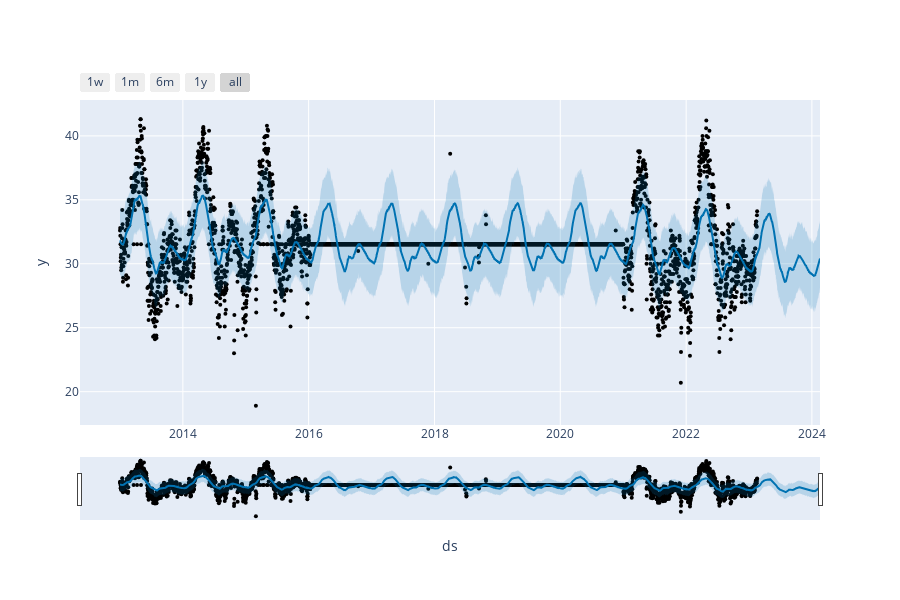

Notebook source saved alongside this figure:
### Code cell
from prophet import Prophet
from prophet.plot import plot_plotly, plot_components_plotly
model = Prophet()
model.fit(forecast_data)
forecasts = model.make_future_dataframe(periods=365)
predictions = model.predict(forecasts)

plot_plotly(model, predictions)

### Figure 1 — Plotly figure (JSON) as saved in the notebook; plotly's stock layout.template omitted (floating-point values rounded to 4 significant figures; data arrays with more than 128 entries replaced by an {"elided": "..."} marker saying what was removed)
{"data": [{"marker": {"color": "black", "size": 4}, "mode": "markers", "name": "Actual", "type": "scatter", "x": {"elided": "3700 str values"}, "y": {"elided": "3700 float values"}}, {"hoverinfo": "skip", "line": {"width": 0}, "mode": "lines", "type": "scatter", "x": {"elided": "4065 str values"}, "y": {"elided": "4065 float values"}}, {"fill": "tonexty", "fillcolor": "rgba(0, 114, 178, 0.2)", "line": {"color": "#0072B2", "width": 2}, "mode": "lines", "name": "Predicted", "type": "scatter", "x": {"elided": "4065 str values"}, "y": {"elided": "4065 float values"}}, {"fill": "tonexty", "fillcolor": "rgba(0, 114, 178, 0.2)", "hoverinfo": "skip", "line": {"width": 0}, "mode": "lines", "type": "scatter", "x": {"elided": "4065 str values"}, "y": {"elided": "4065 float values"}}], "layout": {"height": 600, "showlegend": false, "width": 900, "xaxis": {"rangeselector": {"buttons": [{"count": 7, "label": "1w", "step": "day", "stepmode": "backward"}, {"count": 1, "label": "1m", "step": "month", "stepmode": "backward"}, {"count": 6, "label": "6m", "step": "month", "stepmode": "backward"}, {"count": 1, "label": "1y", "step": "year", "stepmode": "backward"}, {"step": "all"}]}, "rangeslider": {"visible": true}, "title": {"text": "ds"}, "type": "date"}, "yaxis": {"title": {"text": "y"}}}}
